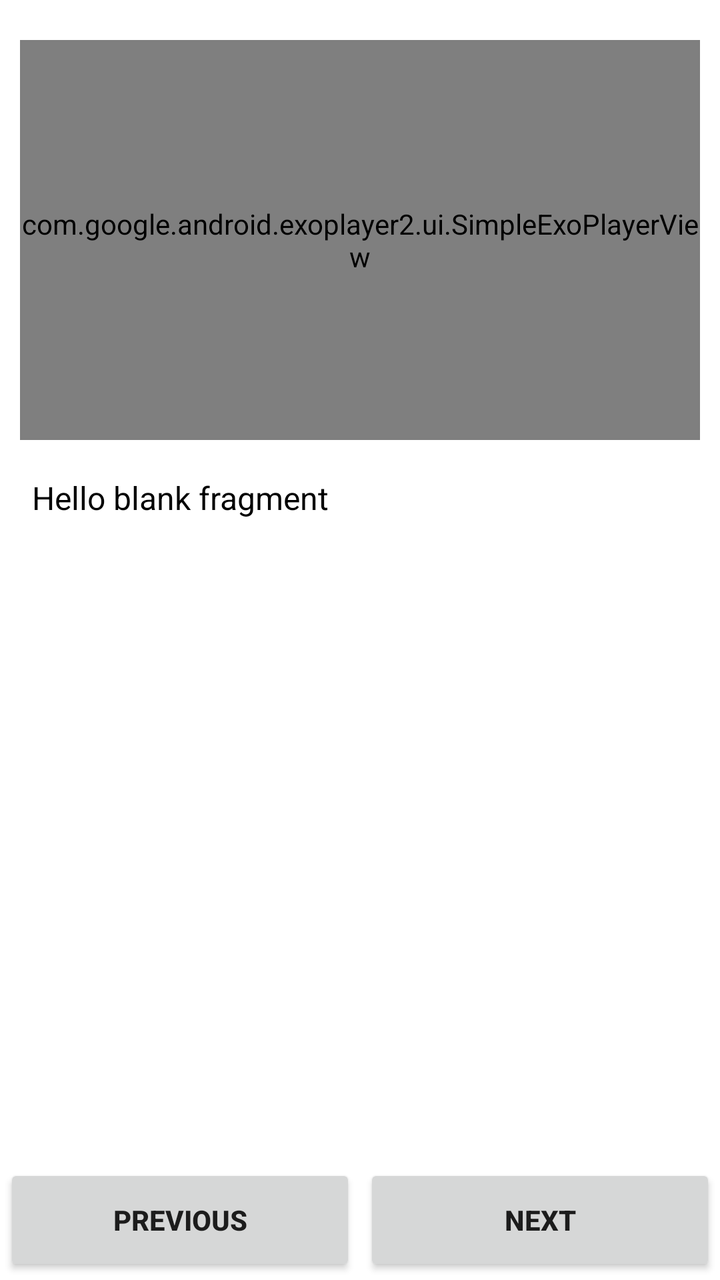
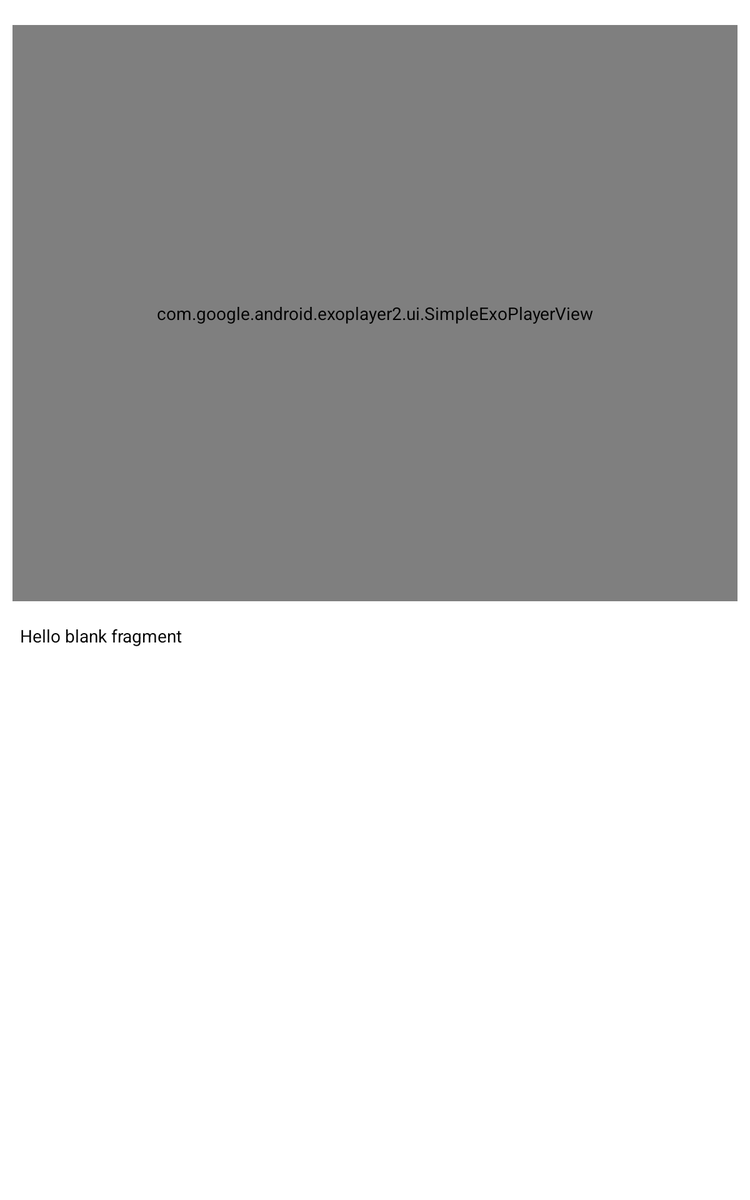

Compare how this app lays out the same screen by default and in its alternative resource folder. The renders come first, then the two layout files and the values they reference.
<!-- AndroidManifest.xml: application theme AppTheme -->
<!-- res/layout/fragment_recipe_detail_video.xml -->
<android.support.constraint.ConstraintLayout
    xmlns:android="http://schemas.android.com/apk/res/android"
    xmlns:app="http://schemas.android.com/apk/res-auto"
    xmlns:tools="http://schemas.android.com/tools"
    android:layout_width="match_parent"
    android:layout_height="match_parent"
    android:tag="phone_port"
    >


    <LinearLayout
        android:id="@+id/linearLayout2"
        android:layout_width="match_parent"
        android:layout_height="wrap_content"
        android:orientation="vertical"
        app:layout_constraintEnd_toEndOf="parent"
        app:layout_constraintHorizontal_bias="0.0"
        app:layout_constraintLeft_toLeftOf="parent"
        app:layout_constraintRight_toRightOf="parent"
        app:layout_constraintStart_toStartOf="parent"
        app:layout_constraintTop_toTopOf="parent">

        <com.google.android.exoplayer2.ui.SimpleExoPlayerView
            android:id="@+id/playerView"
            android:layout_width="match_parent"
            android:layout_height="200dp"
            android:layout_marginLeft="10dp"
            android:layout_marginRight="10dp"
            android:layout_marginTop="20dp"
            android:layout_marginBottom="10dp"
             />

        <ImageView
            android:id="@+id/thumbImage"
            android:layout_width="wrap_content"
            android:layout_height="wrap_content"
            android:layout_gravity="left"
            android:elevation="1dp"
            android:paddingRight="15dp" />

        <TextView
            android:id="@+id/descrTextView"
            style="@style/detailIngredientTextView"
            android:layout_width="match_parent"
            android:layout_height="wrap_content"
            android:layout_marginLeft="16dp"
            android:layout_marginTop="8dp"
            android:textSize="16sp"

            tools:text="@string/hello_blank_fragment" />

    </LinearLayout>

    <LinearLayout
        android:id="@+id/linearLayout"
        android:layout_width="match_parent"
        android:layout_height="60dp"
        android:layout_gravity="bottom"
        android:layout_marginBottom="0dp"
        android:layout_marginStart="0dp"
        android:layout_marginTop="0dp"
        android:orientation="horizontal"
        app:layout_constraintBottom_toBottomOf="parent"
        app:layout_constraintHorizontal_bias="1.0"
        app:layout_constraintLeft_toLeftOf="parent"
        app:layout_constraintRight_toRightOf="parent"
        app:layout_constraintStart_toStartOf="parent"
        app:layout_constraintTop_toBottomOf="@+id/linearLayout2"
        app:layout_constraintVertical_bias="1.0">

        <Button
            android:id="@+id/previous_button"
            android:layout_width="0dp"
            android:layout_height="match_parent"
            android:layout_margin="2dp"
            android:layout_weight="1"
            android:text="@string/previous_button"
            android:textStyle="bold"
            tools:text="PREVIOUS" />


        <Button
            android:id="@+id/next_button"
            android:layout_width="0dp"
            android:layout_height="match_parent"
            android:layout_margin="2dp"
            android:layout_weight="1"
            android:text="@string/next_button"
            android:textStyle="bold"
            tools:text="NEXT"

            />


    </LinearLayout>

</android.support.constraint.ConstraintLayout>
<!-- resources referenced by this layout -->
<resources>
  <string name="hello_blank_fragment">Hello blank fragment</string>
  <string name="next_button">NEXT</string>
  <string name="previous_button">PREVIOUS</string>
  <style name="detailIngredientTextView">
          <item name="android:textSize">14sp</item>
          <item name="android:textColor">@android:color/black</item>
      </style>
  <style name="AppTheme" parent="Theme.AppCompat.Light.DarkActionBar">
          
          <item name="colorPrimary">@color/colorPrimary</item>
          <item name="colorPrimaryDark">@color/colorPrimaryDark</item>
          <item name="colorAccent">@color/colorAccent</item>
          <item name="android:windowBackground">@color/backgroundColor</item>
          <item name="android:colorBackground">@color/backgroundColor</item>
      </style>
  <color name="colorPrimary">#fa0600</color>
  <color name="colorPrimaryDark">#be0000</color>
  <color name="colorAccent">#ff5a35</color>
  <color name="backgroundColor">#ffffff</color>
</resources>
<!-- res/layout-sw600dp/fragment_recipe_detail_video.xml (the repository's variant of the layout above) -->
<!-- drawn on a 7-inch tablet held upright -->
<LinearLayout xmlns:android="http://schemas.android.com/apk/res/android"
    xmlns:app="http://schemas.android.com/apk/res-auto"
    xmlns:tools="http://schemas.android.com/tools"
    android:id="@+id/linearLayout2"
    android:layout_width="match_parent"
    android:layout_height="match_parent"
    android:orientation="vertical"
  >

    <com.google.android.exoplayer2.ui.SimpleExoPlayerView
        android:id="@+id/playerView"
        android:layout_width="match_parent"
        android:layout_height="0dp"
        android:layout_weight="5"
        android:layout_marginBottom="10dp"
        android:layout_marginLeft="10dp"
        android:layout_marginRight="10dp"
        android:layout_marginTop="20dp" />

    <ImageView
        android:id="@+id/thumbImage"
        android:layout_width="wrap_content"
        android:layout_height="wrap_content"
        android:layout_gravity="left"
        android:elevation="1dp"
        android:paddingRight="15dp" />

    <TextView
        android:id="@+id/descrTextView"
        style="@style/detailIngredientTextView"
        android:layout_width="match_parent"
        android:layout_height="0dp"
        android:layout_weight="5"
        android:layout_marginLeft="16dp"
        android:layout_marginTop="8dp"

        tools:text="@string/hello_blank_fragment" />

</LinearLayout>
<!-- resources referenced by the variant -->
<!-- as a 7-inch tablet held upright resolves them -->
<resources>
  <string name="hello_blank_fragment">Hello blank fragment</string>
  <style name="detailIngredientTextView">
          <item name="android:textSize">14sp</item>
          <item name="android:textColor">@android:color/black</item>
      </style>
  <style name="AppTheme" parent="Theme.AppCompat.Light.DarkActionBar">
          
          <item name="colorPrimary">@color/colorPrimary</item>
          <item name="colorPrimaryDark">@color/colorPrimaryDark</item>
          <item name="colorAccent">@color/colorAccent</item>
          <item name="android:windowBackground">@color/backgroundColor</item>
          <item name="android:colorBackground">@color/backgroundColor</item>
      </style>
  <color name="colorPrimary">#fa0600</color>
  <color name="colorPrimaryDark">#be0000</color>
  <color name="colorAccent">#ff5a35</color>
  <color name="backgroundColor">#ffffff</color>
</resources>
